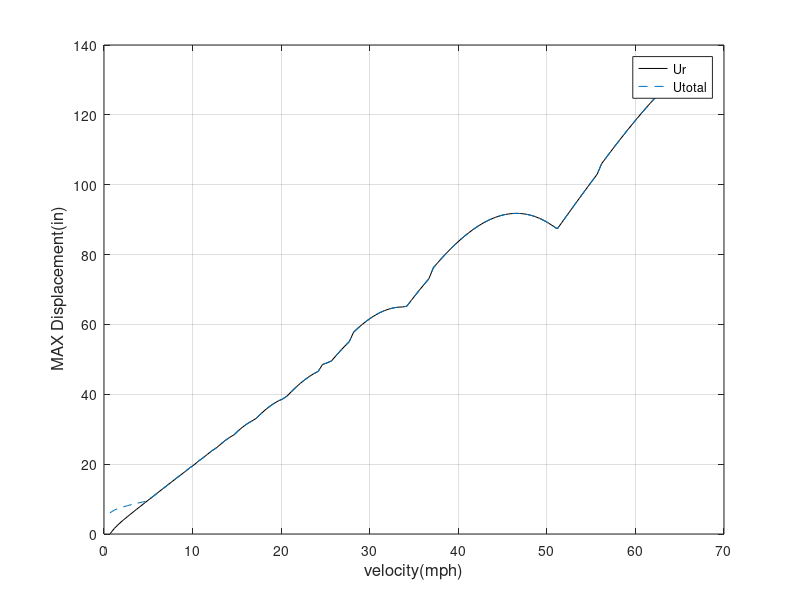

Recreate this plot in MATLAB.
clc
clear all
close all
beta=1/6;
gama=1/2;
delta_t=0.02;
t_total=2;
r=t_total/delta_t
v=1:1.466/2:95.3;
n=length(v)
V=v/1.466
td=zeros(n,1);
fy=5000;
m=4000/386.22;
k0=800;
kisay=0.4;
wn=sqrt(k0/m)
c=2*m*wn*kisay;
%%%%%%%%%%%%%%%%%%%%%%%%%%%%%%%%%%%%%%%%%%%%%%%
t=zeros(r+1,1);

u=zeros(r+1,n);
udot=zeros(r+1,n);
uddot=zeros(r+1,n);
delta_U=zeros(r,n);
delta_Udot=zeros(r,n);
delta_Uddot=zeros(r,n);
fs=zeros(r+1,n);
k=zeros(r+1,n);
k_hat=zeros(r+1,n);
u_r=zeros(1,n);
U_total=zeros(1,n);
%%%%%%%%%%%%%%%%%%%%%%%%%%%%%%%%%%%%%%%%%%%%%%%%%%%%%%%%%
a1=m/(beta*delta_t^2)+(c*gama/(beta*delta_t));
a2=(m/(beta*delta_t))+gama*c/beta;
a3=(gama*c*delta_t/(2*beta))+(0.5*m/beta)-c*delta_t;
%%%%%%%%%%%%%%%%%%%%%%%%%%%%%%%%%%%%%%%%%%%%%%%%%%%%%%%%%%%
for j=1:1:n
     td=3/v(j);
    for i=1:1:(t_total/delta_t)+1
        t(i)=(i-1)*delta_t;
         if t(i)<td
          p(i,j)=m*6*((pi/td)^2)*sin((pi/td)*t(i));
          ug(i,j)=6*sin((pi/td)*t(i));
         else 
          p(i,j)=0;
         u(i,j)=0;
        end
    end
end

for j=1:1:n
      uddot(1,j)=(p(1,j)-c*udot(1,j)-k0*u(1,j))/m;
     for i=1:1:r
         if abs(fs(i,j))<fy
             k(i,j)=800;
         else
              k(i,j)=0.0001 ;
         end
         k_hat(i,j)=k(i,j)+a1;
         delta_U(i,j)=(p(i+1,j)-p(i,j)+a2*udot(i,j)+a3*uddot(i,j))/k_hat(i,j);
         delta_Udot(i,j)=(1-0.5*gama/beta)*delta_t*uddot(i,j)+(gama/(beta*delta_t))*delta_U(i,j)-gama*udot(i,j)/beta;
         delta_Uddot(i,j)=(1/(beta*(delta_t^2)))*delta_U(i,j)-(1/(beta*delta_t))*udot(i,j)-0.5*uddot(i,j)/beta;
            u(i+1,j)=u(i,j)+delta_U(i,j);
          udot(i+1,j)=delta_Udot(i,j)+udot(i,j);
             fs(i+1,j)=fs(i)+k(i,j)*delta_U(i,j);
              Ut=u+ug;
             if fs(i+1,j)>fy
                  fs(i+1,j)=fy;
            elseif fs(i+1,j)<-fy
               fs(i+1,j)=-fy;
             end
             uddot(i+1,j)=(p(i+1,j)-c*udot(i+1,j)-fs(i+1,j))/m;
     end
    u_r(j)=max(u(:,j));
    U_total(j)=max(Ut(:,j));
end 
plot(V,u_r,'k',V,U_total,'--');grid on; hold on;
xlabel('velocity(mph)','FontSize',12);
ylabel(' MAX Displacement(in)','FontSize',12);
legend('Ur','Utotal');
